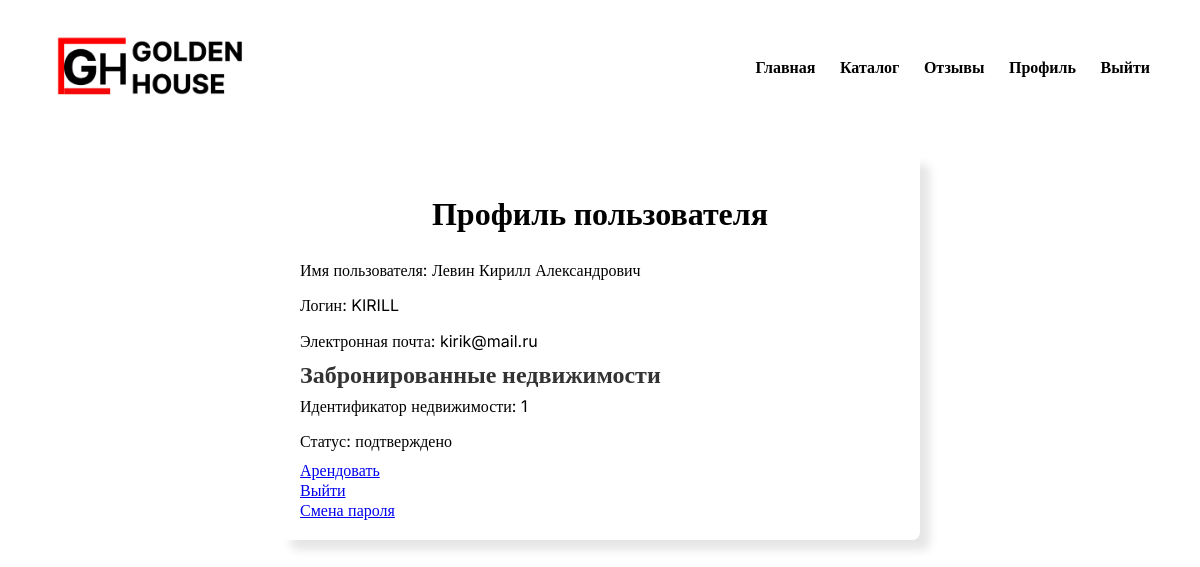
The app's page /profile.php (signed in) with its own data.
### tables this page shows
CREATE TABLE `Bookings` (
  `booking_id` int NOT NULL,
  `property_id` int NOT NULL,
  `user_id` int NOT NULL,
  `status` varchar(50) NOT NULL DEFAULT 'новое'
);

### profile.php (the view, shortened to what this page needs)
<!DOCTYPE html>
<html lang="en">
<head>
    <link rel="stylesheet" href="css/style.css">
</head>
<body>
    <?php
        require "blocks/header.php";
    ?>
    <div class="profile-container">
        <h1>Профиль пользователя</h1>
        <p>Имя пользователя: <?php echo $_SESSION['fio']; ?></p>
        <p>Логин: <?php echo $_SESSION['login']; ?></p>
        <p>Электронная почта: <?php echo $_SESSION['email']; ?></p>
        <?php
            $userId = $_SESSION['log_in'];
            $sql = "SELECT * FROM `Bookings` WHERE `user_id` = '$userId'";
            $result = mysqli_query($conn, $sql);
            if (mysqli_num_rows($result) > 0) {
                echo '<h2>Забронированные недвижимости</h2>';
                while ($row = mysqli_fetch_assoc($result)) {
                    echo '<div>';
                    echo '<p>Идентификатор недвижимости: ' . $row['property_id'] . '</p>';
                    echo '<p>Статус: ' . $row['status'] . '</p>';
                    if($row['status'] === 'подтверждено'){
                        echo "<a href='rental.php'>Арендовать</a>";
                    }
                    echo '</div>';
                }
            } else {
                echo '<p>Вы еще не забронировали недвижимости.</p>';
            }
        ?>
        <a href="?logout=1">Выйти</a><br>
        <a href="change_password.php">Смена пароля</a>
    </div>
</body>
</html>

### css/style.css (style rules this page uses)
* { padding: 0; margin: 0; }
body { font-family: "Inter"; }
h2 { color: #333; }
p { line-height: 1.6; }
.profile-container { max-width: 600px; margin: 20px auto; background-color: #fff; padding: 20px; border-radius: 8px; box-shadow: 10px 10px 10px rgba(0, 0, 0, 0.1); }
.profile-container h1 { text-align: center; padding: 20px; }
.profile-container p { padding: 5px 0; }

### records on screen
bookings: property "1", status "подтверждено", shows "Арендовать"

### other values on screen
$_SESSION['fio'] "Левин Кирилл Александрович"
$_SESSION['login'] "KIRILL"
$_SESSION['email'] "kirik@mail.ru"
